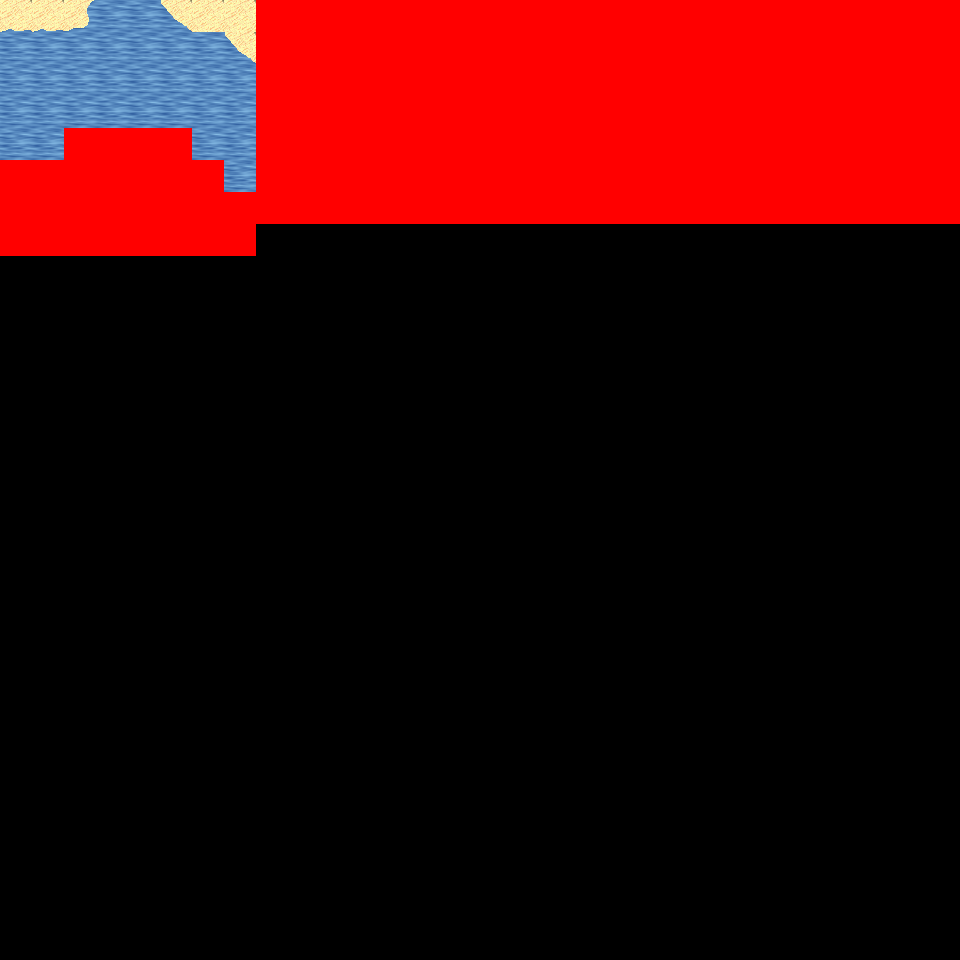

Below is a game level as drawn by its tile map, then a one-line description and the .tmx that defines it (tile-layer data replaced by summaries):
An orthogonal 30x30 tile map with 32x32 px tiles, 6 tile layers (Ground, Object, Object2, Above, ...), 57 tilesets and 3 objects (3x mapExit).

<map version="1.0" orientation="orthogonal" renderorder="right-down" width="30" height="30" tilewidth="32" tileheight="32" nextobjectid="4">
  <tileset firstgid="1" name="tileset_logic_collision" tilewidth="32" tileheight="32" tilecount="1" columns="1">
    <image source="../drawable/tileset_logic_collision.png" width="32" height="32" />
  </tileset>
  <tileset firstgid="2" name="tileset_ground_ground" tilewidth="32" tileheight="32" tilecount="33" columns="3">
    <image source="../drawable/tileset_ground_ground.png" width="96" height="352" />
  </tileset>
  <tileset firstgid="35" name="tileset_ground_water_pool" tilewidth="32" tileheight="32" tilecount="72" columns="3">
    <image source="../drawable/tileset_ground_water_pool.png" width="96" height="768" />
  </tileset>
  <tileset firstgid="107" name="tileset_furniture_carpet_plain_colours" tilewidth="32" tileheight="32" tilecount="10" columns="10">
    <image source="../drawable/tileset_furniture_carpet_plain_colours.png" width="320" height="32" />
  </tileset>
  <tileset firstgid="117" name="tileset_ground_brown_paving" tilewidth="32" tileheight="32" tilecount="2" columns="2">
    <image source="../drawable/tileset_ground_brown_paving.png" width="64" height="32" />
  </tileset>
  <tileset firstgid="119" name="tileset_ground_water_water" tilewidth="32" tileheight="32" tilecount="24" columns="3">
    <image source="../drawable/tileset_ground_water_water.png" width="96" height="256" />
  </tileset>
  <tileset firstgid="143" name="tileset_building_fence_fence_chunky" tilewidth="32" tileheight="32" tilecount="21" columns="3">
    <image source="../drawable/tileset_building_fence_fence_chunky.png" width="96" height="224" />
  </tileset>
  <tileset firstgid="164" name="tileset_ground_water_pool_corners" tilewidth="32" tileheight="32" tilecount="72" columns="3">
    <image source="../drawable/tileset_ground_water_pool_corners.png" width="96" height="768" />
  </tileset>
  <tileset firstgid="236" name="tileset_ground_grass_edges" tilewidth="32" tileheight="32" tilecount="36" columns="12">
    <image source="../drawable/tileset_ground_grass_edges.png" width="384" height="96" />
  </tileset>
  <tileset firstgid="272" name="tileset_ground_grass_corners" tilewidth="32" tileheight="32" tilecount="24" columns="6">
    <image source="../drawable/tileset_ground_grass_corners.png" width="192" height="128" />
  </tileset>
  <tileset firstgid="296" name="tileset_plant_grasses" tilewidth="32" tileheight="32" tilecount="6" columns="3">
    <image source="../drawable/tileset_plant_grasses.png" width="96" height="64" />
  </tileset>
  <tileset firstgid="302" name="tileset_plant_flower_daisy_white" tilewidth="32" tileheight="32" tilecount="8" columns="2">
    <image source="../drawable/tileset_plant_flower_daisy_white.png" width="64" height="128" />
  </tileset>
  <tileset firstgid="310" name="tileset_building_door_door_w" tilewidth="32" tileheight="32" tilecount="6" columns="2">
    <image source="../drawable/tileset_building_door_door_w.png" width="64" height="96" />
  </tileset>
  <tileset firstgid="316" name="tileset_building_wall_wood" tilewidth="32" tileheight="32" tilecount="16" columns="4">
    <image source="../drawable/tileset_building_wall_wood.png" width="128" height="128" />
  </tileset>
  <tileset firstgid="332" name="tileset_building_door_door_e" tilewidth="32" tileheight="32" tilecount="6" columns="2">
    <image source="../drawable/tileset_building_door_door_e.png" width="64" height="96" />
  </tileset>
  <tileset firstgid="338" name="tileset_ground_ground_2" tilewidth="32" tileheight="32" tilecount="4" columns="4">
    <image source="../drawable/tileset_ground_ground_2.png" width="128" height="32" />
  </tileset>
  <tileset firstgid="342" name="tileset_building_wall_stone" tilewidth="32" tileheight="32" tilecount="12" columns="3">
    <image source="../drawable/tileset_building_wall_stone.png" width="96" height="128" />
  </tileset>
  <tileset firstgid="354" name="tileset_building_wall_wall_brown" tilewidth="32" tileheight="32" tilecount="12" columns="3">
    <image source="../drawable/tileset_building_wall_wall_brown.png" width="96" height="128" />
  </tileset>
  <tileset firstgid="366" name="tileset_building_door_door_n" tilewidth="32" tileheight="32" tilecount="6" columns="3">
    <image source="../drawable/tileset_building_door_door_n.png" width="96" height="64" />
  </tileset>
  <tileset firstgid="372" name="tileset_building_church" tilewidth="32" tileheight="32" tilecount="56" columns="8">
    <image source="../drawable/tileset_building_church.png" width="256" height="224" />
  </tileset>
  <tileset firstgid="428" name="tileset_building_castle" tilewidth="32" tileheight="32" tilecount="320" columns="20">
    <image source="../drawable/tileset_building_castle.png" width="640" height="512" />
  </tileset>
  <tileset firstgid="748" name="tileset_plant_cactus" tilewidth="32" tileheight="32" tilecount="2" columns="1">
    <image source="../drawable/tileset_plant_cactus.png" width="32" height="64" />
  </tileset>
  <tileset firstgid="750" name="tileset_plant_stump_small_stump" tilewidth="32" tileheight="32" tilecount="4" columns="2">
    <image source="../drawable/tileset_plant_stump_small_stump.png" width="64" height="64" />
  </tileset>
  <tileset firstgid="754" name="tileset_furniture_carpet_rug_border" tilewidth="32" tileheight="32" tilecount="9" columns="3">
    <image source="../drawable/tileset_furniture_carpet_rug_border.png" width="96" height="96" />
  </tileset>
  <tileset firstgid="763" name="tileset_building_window_window_right" tilewidth="32" tileheight="32" tilecount="2" columns="2">
    <image source="../drawable/tileset_building_window_window_right.png" width="64" height="32" />
  </tileset>
  <tileset firstgid="765" name="tileset_item_statue_fairypool" tilewidth="32" tileheight="32" tilecount="16" columns="2">
    <image source="../drawable/tileset_item_statue_fairypool.png" width="64" height="256" />
  </tileset>
  <tileset firstgid="781" name="tileset_furniture_table_long_front_on" tilewidth="32" tileheight="32" tilecount="3" columns="1">
    <image source="../drawable/tileset_furniture_table_long_front_on.png" width="32" height="96" />
  </tileset>
  <tileset firstgid="784" name="tileset_building_decoration_blue_circle" tilewidth="32" tileheight="32" tilecount="4" columns="2">
    <image source="../drawable/tileset_building_decoration_blue_circle.png" width="64" height="64" />
  </tileset>
  <tileset firstgid="788" name="tileset_building_wall_bricked_edges" tilewidth="32" tileheight="32" tilecount="25" columns="5">
    <image source="../drawable/tileset_building_wall_bricked_edges.png" width="160" height="160" />
  </tileset>
  <tileset firstgid="813" name="tileset_item_corpse_skull_pale" tilewidth="32" tileheight="32" tilecount="2" columns="2">
    <image source="../drawable/tileset_item_corpse_skull_pale.png" width="64" height="32" />
  </tileset>
  <tileset firstgid="815" name="tileset_item_corpse_huge_animal" tilewidth="32" tileheight="32" tilecount="16" columns="2">
    <image source="../drawable/tileset_item_corpse_huge_animal.png" width="64" height="256" />
  </tileset>
  <tileset firstgid="831" name="tileset_item_sign_large" tilewidth="32" tileheight="32" tilecount="15" columns="5">
    <image source="../drawable/tileset_item_sign_large.png" width="160" height="96" />
  </tileset>
  <tileset firstgid="846" name="tileset_building_roof_yellow" tilewidth="32" tileheight="32" tilecount="20" columns="5">
    <image source="../drawable/tileset_building_roof_yellow.png" width="160" height="128" />
  </tileset>
  <tileset firstgid="866" name="tileset_building_roof_red" tilewidth="32" tileheight="32" tilecount="20" columns="5">
    <image source="../drawable/tileset_building_roof_red.png" width="160" height="128" />
  </tileset>
  <tileset firstgid="886" name="tileset_building_roof_green" tilewidth="32" tileheight="32" tilecount="20" columns="5">
    <image source="../drawable/tileset_building_roof_green.png" width="160" height="128" />
  </tileset>
  <tileset firstgid="906" name="tileset_building_roof_blue" tilewidth="32" tileheight="32" tilecount="20" columns="5">
    <image source="../drawable/tileset_building_roof_blue.png" width="160" height="128" />
  </tileset>
  <tileset firstgid="926" name="tileset_logic_creature_animal" tilewidth="32" tileheight="32" tilecount="32" columns="8">
    <image source="../drawable/tileset_logic_creature_animal.png" width="256" height="128" />
  </tileset>
  <tileset firstgid="958" name="tileset_logic_creature_golem" tilewidth="32" tileheight="32" tilecount="4" columns="4">
    <image source="../drawable/tileset_logic_creature_golem.png" width="128" height="32" />
  </tileset>
  <tileset firstgid="962" name="tileset_object_boat" tilewidth="32" tileheight="32" tilecount="42" columns="6">
    <image source="../drawable/tileset_object_boat.png" width="192" height="224" />
  </tileset>
  <tileset firstgid="1004" name="tileset_ground_water_pool_deep" tilewidth="32" tileheight="32" tilecount="72" columns="3">
    <image source="../drawable/tileset_ground_water_pool_deep.png" width="96" height="768" />
  </tileset>
  <tileset firstgid="1076" name="tileset_object_suspension_bridge" tilewidth="32" tileheight="32" tilecount="24" columns="3">
    <image source="../drawable/tileset_object_suspension_bridge.png" width="96" height="256" />
  </tileset>
  <tileset firstgid="1100" name="tileset_plant_tree_palm_trees" tilewidth="32" tileheight="32" tilecount="40" columns="4">
    <image source="../drawable/tileset_plant_tree_palm_trees.png" width="128" height="320" />
  </tileset>
  <tileset firstgid="1140" name="tileset_furniture_table_hotdog_stand" tilewidth="32" tileheight="32" tilecount="20" columns="4">
    <image source="../drawable/tileset_furniture_table_hotdog_stand.png" width="128" height="160" />
  </tileset>
  <tileset firstgid="1160" name="tileset_item_banners_banners" tilewidth="32" tileheight="32" tilecount="6" columns="2">
    <image source="../drawable/tileset_item_banners_banners.png" width="64" height="96" />
  </tileset>
  <tileset firstgid="1166" name="tileset_building_door_closed" tilewidth="32" tileheight="32" tilecount="1" columns="1">
    <image source="../drawable/tileset_building_door_closed.png" width="32" height="32" />
  </tileset>
  <tileset firstgid="1167" name="tileset_building_decoration_numbers" tilewidth="32" tileheight="32" tilecount="20" columns="2">
    <image source="../drawable/tileset_building_decoration_numbers.png" width="64" height="320" />
  </tileset>
  <tileset firstgid="1187" name="tileset_building_decoration_numbers_higher" tilewidth="32" tileheight="32" tilecount="2" columns="2">
    <image source="../drawable/tileset_building_decoration_numbers_higher.png" width="64" height="32" />
  </tileset>
  <tileset firstgid="1189" name="tileset_furniture_light_small_oil_lamp" tilewidth="32" tileheight="32" tilecount="8" columns="2">
    <image source="../drawable/tileset_furniture_light_small_oil_lamp.png" width="64" height="128" />
  </tileset>
  <tileset firstgid="1197" name="tileset_light_light_1x1" tilewidth="32" tileheight="32" tilecount="3" columns="3">
    <image source="../drawable/tileset_light_light_1x1.png" width="96" height="32" />
  </tileset>
  <tileset firstgid="1200" name="tileset_building_roof_straw" tilewidth="32" tileheight="32" tilecount="20" columns="5">
    <image source="../drawable/tileset_building_roof_straw.png" width="160" height="128" />
  </tileset>
  <tileset firstgid="1220" name="tileset_building_huts" tilewidth="32" tileheight="32" tilecount="338" columns="26">
    <image source="../drawable/tileset_building_huts.png" width="832" height="416" />
  </tileset>
  <tileset firstgid="1558" name="tileset_light_light_5x5" tilewidth="32" tileheight="32" tilecount="25" columns="5">
    <image source="../drawable/tileset_light_light_5x5.png" width="160" height="160" />
  </tileset>
  <tileset firstgid="1583" name="tileset_logic_item_sign" tilewidth="32" tileheight="32" tilecount="1" columns="1">
    <image source="../drawable/tileset_logic_item_sign.png" width="32" height="32" />
  </tileset>
  <tileset firstgid="1584" name="tileset_light_door_light" tilewidth="32" tileheight="32" tilecount="12" columns="3">
    <image source="../drawable/tileset_light_door_light.png" width="96" height="128" />
  </tileset>
  <tileset firstgid="1596" name="tileset_ground_sand_1" tilewidth="32" tileheight="32" tilecount="10" columns="2">
    <image source="../drawable/tileset_ground_sand_1.png" width="64" height="160" />
  </tileset>
  <tileset firstgid="1606" name="tileset_ground_sand_2" tilewidth="32" tileheight="32" tilecount="15" columns="5">
    <image source="../drawable/tileset_ground_sand_2.png" width="160" height="96" />
  </tileset>
  <tileset firstgid="1621" name="tileset_logic_creature_reptile" tilewidth="32" tileheight="32" tilecount="7" columns="7">
    <image source="../drawable/tileset_logic_creature_reptile.png" width="224" height="32" />
  </tileset>
  <layer name="Ground" width="30" height="30">
    <data>[900 cells, 218 non-empty, 9 distinct tile ids]</data>
  </layer>
  <layer name="Object" width="30" height="30">
    <data>[900 cells, 7 non-empty, 4 distinct tile ids]</data>
  </layer>
  <layer name="Object2" width="30" height="30">
    <data>[900 cells, 0 non-empty, 0 distinct tile ids]</data>
  </layer>
  <layer name="Above" width="30" height="30">
    <data>[900 cells, 0 non-empty, 0 distinct tile ids]</data>
  </layer>
  <layer name="Above2" width="30" height="30">
    <data>[900 cells, 0 non-empty, 0 distinct tile ids]</data>
  </layer>
  <layer name="Walkable" width="30" height="30">
    <data>[900 cells, 181 non-empty, 1 distinct tile ids]</data>
  </layer>
  <objectgroup name="MapEvents">
    <object id="1" name="north" type="mapExit" x="0" y="0" width="256" height="32">
      <properties>
        <property name="map" value="level_0_x260_y96" />
        <property name="x" value="0" />
        <property name="y" value="28" />
      </properties>
    </object>
    <object id="2" name="west" type="mapExit" x="0" y="0" width="32" height="160">
      <properties>
        <property name="map" value="level_0_x259_y97" />
        <property name="x" value="28" />
        <property name="y" value="0" />
      </properties>
    </object>
    <object id="3" name="west2" type="mapExit" x="0" y="256" width="32" height="704">
      <properties>
        <property name="map" value="level_0_x259_y97" />
        <property name="x" value="28" />
        <property name="y" value="8" />
      </properties>
    </object>
  </objectgroup>
</map>
